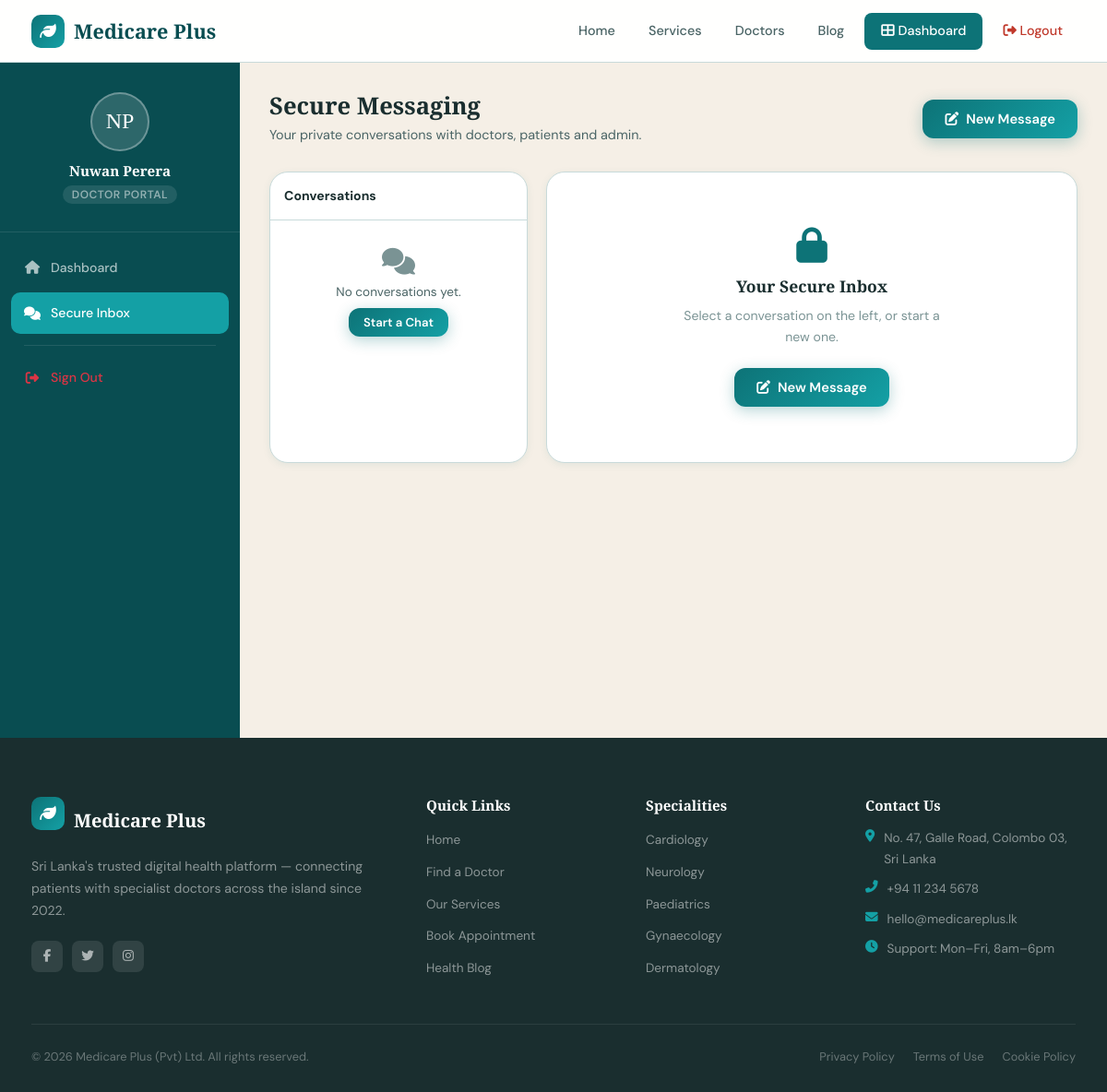
Page /chat_engine.php (signed in) on the earlier database version.
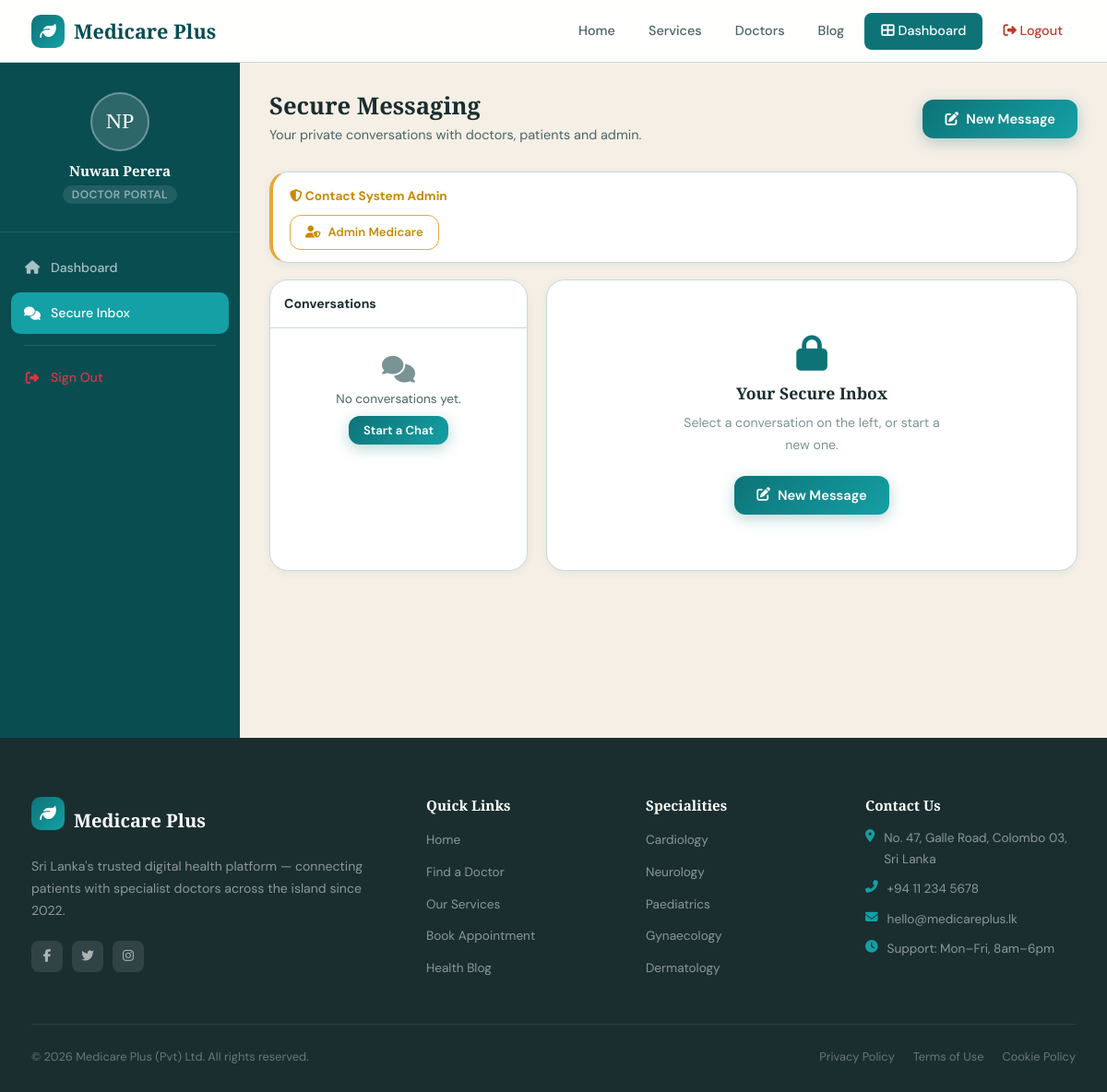
Same page on the later database version.
### tables this page shows
CREATE TABLE IF NOT EXISTS users (
    id              INT UNSIGNED AUTO_INCREMENT PRIMARY KEY,
    first_name      VARCHAR(80)  NOT NULL,
    last_name       VARCHAR(80)  NOT NULL,
    email           VARCHAR(180) NOT NULL UNIQUE,
    password_hash   VARCHAR(255) NOT NULL,
    role            ENUM('patient','doctor','admin') NOT NULL DEFAULT 'patient',
    phone           VARCHAR(20),
    address         VARCHAR(255),
    city            VARCHAR(100),
    created_at      TIMESTAMP DEFAULT CURRENT_TIMESTAMP,
    updated_at      TIMESTAMP DEFAULT CURRENT_TIMESTAMP ON UPDATE CURRENT_TIMESTAMP
);

### functions.php (called while the page is built, shortened)
<?php
function get_logged_in_user(): ?array {
    $conn = get_db_connection();
    $stmt = $conn->prepare('SELECT id, first_name, last_name, email, role, phone, city FROM users WHERE id = ?');
    $stmt->bind_param('i', $_SESSION['user_id']);
    $stmt->execute();
    $result = $stmt->get_result()->fetch_assoc();
    return $result ?: null;
}
function navActive(string $page, string $current): string {
    return strpos($current, $page) !== false ? 'active' : '';
}

### chat_engine.php (the view, shortened to what this page needs)
<?php
require_once 'functions.php';
$user      = get_logged_in_user();
$role      = $_SESSION['role'];
$conn      = get_db_connection();
$inbox = fetch_inbox($user['id']);
$viewUserId   = isset($_GET['view_user']) ? (int) $_GET['view_user'] : 0;
$otherUser    = null;
$conversation = [];
$admins = [];
if ($role !== 'admin') {
    $res = $conn->query("SELECT id, first_name, last_name FROM users WHERE role = 'admin' LIMIT 5");
    while ($row = $res->fetch_assoc()) $admins[] = $row;
}
include 'header.php';
?>
<div class="dash-layout">
    <aside class="dash-sidebar">
        <div class="dash-user">
            <div class="dash-avatar"><?= strtoupper(substr($user['first_name'], 0, 1) . substr($user['last_name'], 0, 1)) ?></div>
            <h4><?= htmlspecialchars($user['first_name'] . ' ' . $user['last_name']) ?></h4>
            <span><?= ucfirst($role) ?> Portal</span>
        </div>
        <nav class="dash-nav">
            <a href="dashboard_<?= $role === 'admin' ? 'admin' : $role ?>.php"><i class="fas fa-home"></i> Dashboard</a>
            <a href="chat_engine.php" class="active"><i class="fas fa-comments"></i> Secure Inbox</a>
            <div class="dash-nav-divider"></div>
            <a href="logout.php" style="color:#dc3545"><i class="fas fa-sign-out-alt"></i> Sign Out</a>
        </nav>
    </aside>
    <main class="dash-main">
        <div class="dash-header">
            <div>
                <h1>Secure Messaging</h1>
                <p>Your private conversations with doctors, patients and admin.</p>
            </div>
            <button onclick="toggleCompose()" class="btn btn-primary"><i class="fas fa-edit"></i> New Message</button>
        </div>
        <?php if ($role !== 'admin' && !empty($admins)): ?>
            <div class="card" style="padding:13px 18px; margin-bottom:18px; border-left:4px solid #e8a838;">
                <strong style="font-size:.85rem; color:#c98a00;"><i class="fas fa-shield-alt"></i> Contact System Admin</strong>
                <div class="admin-bar">
                    <?php foreach ($admins as $adm): ?>
                        <a href="chat_engine.php?view_user=<?= $adm['id'] ?>" class="btn btn-outline btn-sm" style="border-color:#e8a838;color:#c98a00;">
                            <i class="fas fa-user-shield"></i> <?= htmlspecialchars($adm['first_name'] . ' ' . $adm['last_name']) ?>
                        </a>
                    <?php endforeach; ?>
                </div>
            </div>
        <?php endif; ?>
        <div class="chat-wrap">
            <div class="card" style="padding:0;overflow:hidden;">
                <div style="padding:13px 15px;border-bottom:1px solid var(--border,#eee);">
                    <strong style="font-size:.88rem;">Conversations</strong>
                </div>
                <div class="inbox-list">
                    <?php if (empty($inbox)): ?>
                        <div style="padding:30px 15px;text-align:center;color:var(--muted);">
                            <i class="fas fa-comments" style="font-size:1.8rem;display:block;margin-bottom:8px;"></i>
                            <p style="font-size:.85rem;">No conversations yet.</p>
                            <button onclick="toggleCompose()" class="btn btn-primary btn-sm" style="margin-top:6px;">Start a Chat</button>
                        </div>
                    <?php endif; ?>
                </div>
            </div>
            <div class="card" style="padding:0;overflow:hidden;display:flex;flex-direction:column;">
                <?php if ($otherUser): ?>
                    <div style="padding:13px 18px;border-bottom:1px solid var(--border,#eee);display:flex;align-items:center;gap:11px;">
                        <div class="av <?= $otherUser['role'] === 'admin' ? 'adm' : '' ?>" style="width:34px;height:34px;font-size:.78rem;">
                            <?= $otherUser['role'] === 'admin'
                                ? '<i class="fas fa-shield-alt"></i>'
                                : strtoupper(substr($otherUser['first_name'], 0, 1) . substr($otherUser['last_name'], 0, 1)) ?>
                        </div>
                        <div>
                            <strong style="font-size:.92rem;">
                                <?= htmlspecialchars($otherUser['first_name'] . ' ' . $otherUser['last_name']) ?>
                            </strong>
                            <span class="role-chip <?= $otherUser['role'] === 'admin' ? 'adm' : '' ?>" style="margin-left:6px;">
                                <?= ucfirst($otherUser['role']) ?>
                            </span>
                        </div>
                    </div>
                    <div class="msg-feed" id="msgFeed">
                        <?php if (empty($conversation)): ?>
                            <div style="text-align:center;color:var(--muted);padding:30px;font-size:.85rem;">
                                No messages yet — send the first one below.
                            </div>
                        <?php else: ?>
                            <?php foreach ($conversation as $m):
                                $mine = ((int)$m['sender_id'] === (int)$user['id']);
                            ?>
                                <div style="display:flex;justify-content:<?= $mine ? 'flex-end' : 'flex-start' ?>">
                                    <div class="bubble <?= $mine ? 'out' : 'in' ?>">
                                        <?= nl2br(htmlspecialchars($m['body'])) ?>
                                        <div class="btime" style="text-align:<?= $mine ? 'right' : 'left' ?>">
                                            <?= date('d M, g:i A', strtotime($m['sent_at'])) ?>
                                        </div>
                                    </div>
                                </div>
                            <?php endforeach; ?>
                        <?php endif; ?>
                    </div>
                    <div class="reply-bar">
                        <form method="POST" action="chat_engine.php?view_user=<?= $viewUserId ?>"
                            style="display:flex;gap:10px;width:100%;">
                            <input type="hidden" name="csrf_token" value="<?= htmlspecialchars(csrf_token()) ?>">
                            <input type="hidden" name="receiver_id" value="<?= $viewUserId ?>">
                            <textarea name="reply_body" rows="2"
                                placeholder="Type your reply…" required></textarea>
                            <button type="submit" class="btn btn-primary" style="align-self:flex-end;">
                                <i class="fas fa-paper-plane"></i>
                            </button>
                        </form>
                    </div>
                <?php else: ?>
                    <div style="padding:60px 40px;text-align:center;">
                        <i class="fas fa-lock" style="font-size:2.4rem;color:var(--teal);display:block;margin-bottom:14px;"></i>
                        <h3>Your Secure Inbox</h3>
                        <p style="color:var(--muted);max-width:300px;margin:10px auto;font-size:.88rem;">
                            Select a conversation on the left, or start a new one.
                        </p>
                        <button onclick="toggleCompose()" class="btn btn-primary" style="margin-top:12px;">
                            <i class="fas fa-edit"></i> New Message
                        </button>
                    </div>
                <?php endif; ?>
            </div>
        </div>
    </main>
</div>
<?php include 'footer.php'; ?>

### header.php (shortened to what this page needs)
<?php
require_once __DIR__ . '/functions.php';
$isLoggedIn    = isset($_SESSION['user_id']);
$userRole      = $_SESSION['role'] ?? 'guest';
$dashboardLink = $isLoggedIn ? 'dashboard_' . strtolower($userRole) . '.php' : 'Login.php';
$currentPage   = basename($_SERVER['PHP_SELF']);
?>
<!DOCTYPE html>
<html lang="en">
<head>
    <link rel="stylesheet" href="assets/css/style.css">
    <link rel="stylesheet" href="https://cdnjs.cloudflare.com/ajax/libs/font-awesome/6.5.0/css/all.min.css">
</head>
<body class="page-body">
<header class="main-header">
    <div class="header-inner">
        <a href="Home.php" class="logo">
            <div class="logo-icon"><i class="fas fa-leaf"></i></div>
            Medicare Plus
        </a>
        <nav class="nav-links" id="navLinks">
            <a href="Home.php"     class="<?= navActive('Home',     $currentPage) ?>">Home</a>
            <a href="services.php" class="<?= navActive('services', $currentPage) ?>">Services</a>
            <a href="doctors.php"  class="<?= navActive('doctors',  $currentPage) ?>">Doctors</a>
            <a href="blog.php"     class="<?= navActive('blog',     $currentPage) ?>">Blog</a>
            <?php if ($isLoggedIn): ?>
                <a href="<?= htmlspecialchars($dashboardLink) ?>" class="btn-dashboard">
                    <i class="fas fa-th-large"></i> Dashboard
                </a>
                <a href="logout.php" class="btn-logout">
                    <i class="fas fa-sign-out-alt"></i> Logout
                </a>
            <?php else: ?>
                <a href="Login.php"    class="btn-login">Login</a>
                <a href="register.php" class="btn-signup">Sign Up</a>
            <?php endif; ?>
        </nav>
    </div>
</header>

### footer.php
<footer class="main-footer">
    <div class="container">
        <div class="footer-grid">
            <div class="footer-brand">
                <div style="display:flex;align-items:center;gap:10px;margin-bottom:14px">
                    <div class="logo-icon"><i class="fas fa-leaf"></i></div>
                    <span style="font-family:var(--font-display);font-size:1.25rem;color:#fff;font-weight:700">Medicare Plus</span>
                </div>
                <p>Sri Lanka's trusted digital health platform — connecting patients with specialist doctors across the island since 2022.</p>
                <div style="display:flex;gap:10px">
                    <a href="#" style="width:34px;height:34px;border-radius:8px;background:rgba(255,255,255,.1);display:flex;align-items:center;justify-content:center;color:rgba(255,255,255,.6);font-size:.85rem;transition:all .25s" onmouseover="this.style.background='var(--teal-light)';this.style.color='#fff'" onmouseout="this.style.background='rgba(255,255,255,.1)';this.style.color='rgba(255,255,255,.6)'"><i class="fab fa-facebook-f"></i></a>
                    <a href="#" style="width:34px;height:34px;border-radius:8px;background:rgba(255,255,255,.1);display:flex;align-items:center;justify-content:center;color:rgba(255,255,255,.6);font-size:.85rem;transition:all .25s" onmouseover="this.style.background='var(--teal-light)';this.style.color='#fff'" onmouseout="this.style.background='rgba(255,255,255,.1)';this.style.color='rgba(255,255,255,.6)'"><i class="fab fa-twitter"></i></a>
                    <a href="#" style="width:34px;height:34px;border-radius:8px;background:rgba(255,255,255,.1);display:flex;align-items:center;justify-content:center;color:rgba(255,255,255,.6);font-size:.85rem;transition:all .25s" onmouseover="this.style.background='var(--teal-light)';this.style.color='#fff'" onmouseout="this.style.background='rgba(255,255,255,.1)';this.style.color='rgba(255,255,255,.6)'"><i class="fab fa-instagram"></i></a>
                </div>
            </div>
            <div class="footer-col">
                <h4>Quick Links</h4>
                <ul>
                    <li><a href="Home.php">Home</a></li>
                    <li><a href="doctors.php">Find a Doctor</a></li>
                    <li><a href="services.php">Our Services</a></li>
                    <li><a href="book_appointment.php">Book Appointment</a></li>
                    <li><a href="blog.php">Health Blog</a></li>
                </ul>
            </div>
            <div class="footer-col">
                <h4>Specialities</h4>
                <ul>
                    <li><a href="doctors.php?spec=Cardiology">Cardiology</a></li>
                    <li><a href="doctors.php?spec=Neurology">Neurology</a></li>
                    <li><a href="doctors.php?spec=Paediatrics">Paediatrics</a></li>
                    <li><a href="doctors.php?spec=Gynaecology">Gynaecology</a></li>
                    <li><a href="doctors.php?spec=Dermatology">Dermatology</a></li>
                </ul>
            </div>
            <div class="footer-col">
                <h4>Contact Us</h4>
                <div class="footer-contact-item">
                    <i class="fas fa-map-marker-alt"></i>
                    <span>No. 47, Galle Road, Colombo 03, Sri Lanka</span>
                </div>
                <div class="footer-contact-item">
                    <i class="fas fa-phone-alt"></i>
                    <span>+94 11 234 5678</span>
                </div>
                <div class="footer-contact-item">
                    <i class="fas fa-envelope"></i>
                    <span>hello@medicareplus.lk</span>
                </div>
                <div class="footer-contact-item">
                    <i class="fas fa-clock"></i>
                    <span>Support: Mon–Fri, 8am–6pm</span>
                </div>
            </div>
        </div>
        <div class="footer-bottom">
            <span>&copy; <?= date('Y') ?> Medicare Plus (Pvt) Ltd. All rights reserved.</span>
            <div style="display:flex;gap:20px">
                <a href="#" style="color:rgba(255,255,255,.35);font-size:.8rem">Privacy Policy</a>
                <a href="#" style="color:rgba(255,255,255,.35);font-size:.8rem">Terms of Use</a>
                <a href="#" style="color:rgba(255,255,255,.35);font-size:.8rem">Cookie Policy</a>
            </div>
        </div>
    </div>
</footer>
</body>
</html>

### chat_engine.php (style rules this page uses)
.chat-wrap { display: grid; grid-template-columns: 280px 1fr; gap: 20px; }
.inbox-list { padding: 0; }
.admin-bar { display: flex; flex-wrap: wrap; gap: 8px; margin-top: 8px; }

Differences in the rows shown:
added users: first_name+last_name "Admin Medicare"
Other differences:
text now shown: "Contact System Admin"
